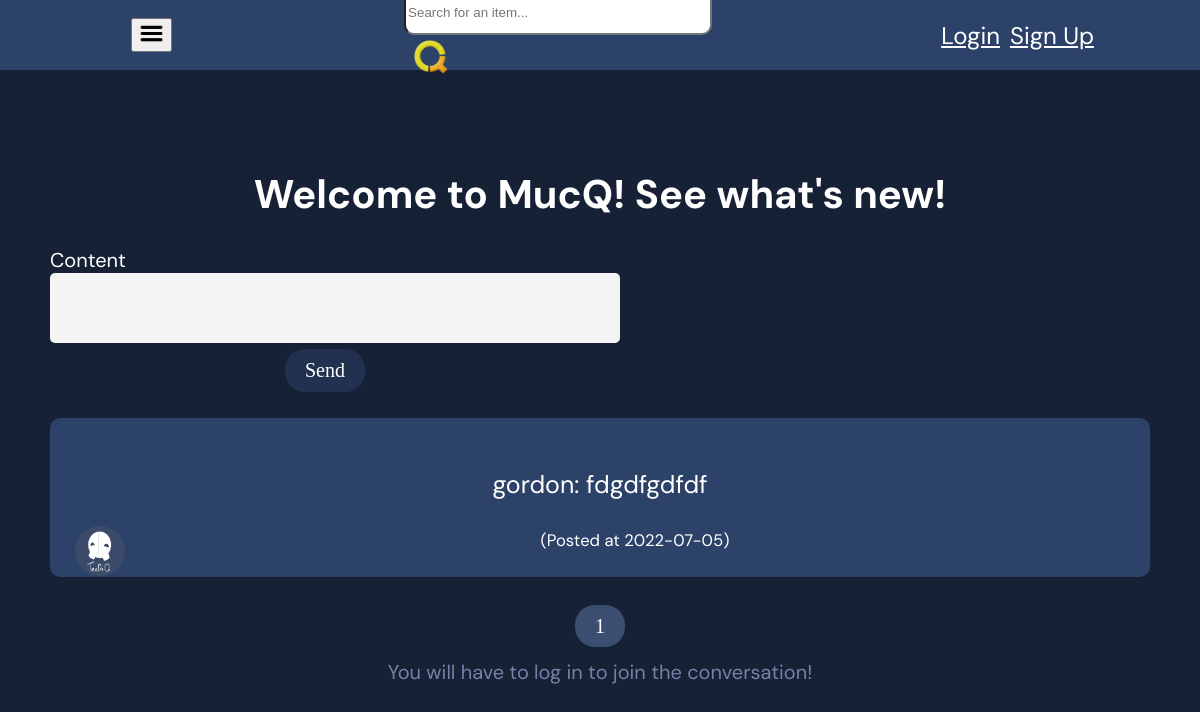
Before: / with the older database file.
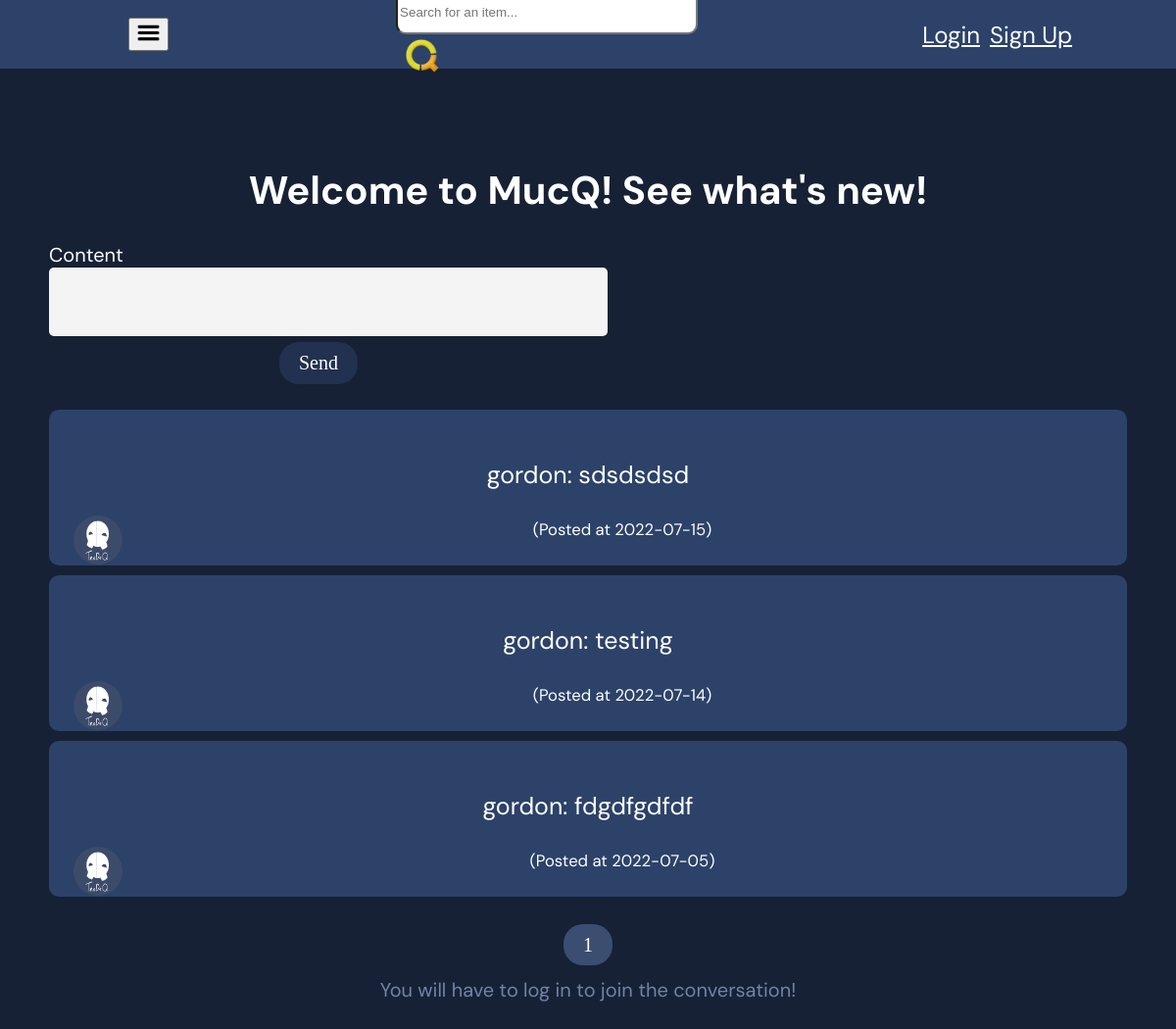
After: the same page with the newer database file.
### mucq/models.py (models this page shows, shortened)
class Post(db.Model):
    id = db.Column(db.Integer, primary_key=True)
    date_posted = db.Column(db.DateTime, nullable=False,
                            default=datetime.utcnow)
    content = db.Column(db.Text, nullable=False)
    user_id = db.Column(db.Integer, db.ForeignKey('user.id'), nullable=False)

class User(db.Model, UserMixin):
    id = db.Column(db.Integer, primary_key=True)
    username = db.Column(db.String(20), unique=True, nullable=False)
    email = db.Column(db.String(120), unique=True, nullable=False)
    image_file = db.Column(db.String(20), nullable=False,
                           default='default.jpg')
    password = db.Column(db.String(60), nullable=False)
    about_me = db.Column(db.Text, nullable=True)
    posts = db.relationship('Post', backref='author', lazy=True)
    products = db.relationship('Products', backref='author', lazy=True)

### mucq/main_folder/routes.py (the view)
@main.route('/', methods=['GET', 'POST'])
def index():
    from mucq.models import Post
    import mucq.posts_folder.forms
    page = request.args.get('page', 1, type=int)
    posts = Post.query.order_by(
        Post.date_posted.desc()).paginate(page=page, per_page=7)
    from mucq.__init__ import db
    form = mucq.posts_folder.forms.PostForm()
    if form.validate_on_submit():
        post = Post(content=form.content.data, author=current_user)
        db.session.add(post)
        db.session.commit()
        flash('Your post has been created!', 'success')
        return redirect(url_for('main.index'))
    return render_template('/main/index.html', posts=posts, form=form)

### mucq/posts_folder/forms.py
class PostForm(FlaskForm):
    content = TextAreaField('Content', validators=[DataRequired()])
    submit = SubmitField('Send')

### mucq/main_folder/forms.py
class SearchForm(FlaskForm):
    searched = StringField('Searched', validators=[DataRequired()])
    submit = SubmitField('Submit')

### mucq/main_folder/routes.py (called while the page is built)
@main.context_processor
def base():
    form = SearchForm()
    return dict(form=form)

### mucq/templates/main/index.html (shortened to what this page needs)
{% extends 'base.html' %} {% block head %} {% endblock %} {% block body %}
<h1 id="mucq_welcome" class="mucq_welcome" lang="zh-Hant">Welcome to MucQ! See what's new!</h1>
{% include '/posts/main_create_post.html' %}
<div class="chat">
  {% for post in posts.items %}
  <div class="post">
    <div class="post-main">
      <p class="post-text">
        <a class="post-username" alink="white" vlink="white" href="#"
          >{{ post.author.username }}</a
        >: {{ post.content }}
      </p>
      <a class="profile-pic-post" href="#"
        ><img
          class="profile-pic-post"
          src="{{ url_for('static', filename='profile_pics/' + post.author.image_file) }}"
          align="left"
          style="margin-right: 20px"
      /></a>
      <small>{{ post.date_posted.strftime('(Posted at %Y-%m-%d)') }}</small>
    </div>
  </div>
  {% endfor %}
  <br />
  {% for page_num in posts.iter_pages(left_edge=1, right_edge=1, left_current=1,
  right_current=1) %} {% if page_num %} {% if posts.page == page_num %}
  <a class="btn-3" href='{{ url_for("main.index", page=page_num) }}'
    >{{page_num}}</a
  >
  {% else %}
  <a class="btn-3" href='{{ url_for("main.index", page=page_num) }}'
    >{{page_num}}</a
  >
  {% endif %} {% else %} ... {% endif %} {% endfor %}
</div>
{% if current_user.is_authenticated %}
{% else %}
<p id="loginReminder" style="color: #7383a6; text-align: center">
  You will have to log in to join the conversation!
</p>
{% endif %}
{% endblock %} {% block title %}Feed{% endblock %}

### mucq/templates/base.html (shortened to what this page needs)
<!DOCTYPE html>
<html>
  <head>
    <link
      rel="stylesheet"
      href="{{ url_for('static', filename='css/style.css') }}"
    />
  </head>
  <body>
    <div class="top-bar" id="topbar">
      <button class="sidebar-button" id="sidebar_button" onclick="toggleSideBar()">
        <img
          class="sidebar-image"
          src="{{ url_for('static', filename='Hamburger_icon.svg.png') }}"
        />
      </button>
      <div class="search-bar">
        <form method="POST" action="{{ url_for('main.search') }}">
          <input
            class="search-bar"
            type="text"
            placeholder="Search for an item..."
            name="searched"
          />
          <button class="search-submit-button" type="submit">
            <img
              src="{{ url_for('static', filename='mucq-logo.png') }}"
              class="logo"
              alt=""
            />
          </button>
        </form>
      </div>
      <nav>
        <nav class="login-sign-up" id="nav">
          {% if current_user.is_authenticated %}
          <a class="navbar-text" href="{{ url_for('users.profile') }}"
            >My Account</a
          >
          <a
            class="logout"
            href="{{ url_for('users.logout') }}"
            alink="white"
            vlink="white"
            id="logout"
            >Logout</a
          >
          {% else %}
          <a
            class="login"
            href="{{ url_for('users.login') }}"
            alink="white"
            vlink="white"
            id="login"
            >Login</a
          >
          <a
            class="signup"
            href="{{ url_for('users.signup') }}"
            alink="white"
            vlink="white"
            id="sign_up"
            >Sign Up</a
          >
          {% endif %}
        </nav>
      </nav>
    </div>
    <br />
    <div class="container">
      <div class="content" id="content">
         {% block body %}{% endblock %}
        <br />
      </div>
    </div>
  </body>
</html>

### mucq/templates/posts/main_create_post.html (shortened to what this page needs)
<div id="create_post" class="create-post-div">
    <form method="POST" action="">
        <div class="form-group create-post">
            <div class="form-group create-post-text">
                {{ form.content.label(class="form-control-label create-post-textarea", id="create_post_content") }}
                {% if form.content.errors %}
                {{ form.content(class="form-control is-invalid") }}
                <div class="invalid-feedback">
                    {% for errors in form.content.errors %}
                        <span>{{ error }}</span>
                    {% endfor %}
                </div>
            {% else %}
                <div class="create-post-submit">
                    {{ form.content(class="form-control") }}
                </div>
            {% endif %}
            </div>
            {{ form.submit(class="btn") }}
        </div>
        <br>
    </form>
</div>

### mucq/static/css/style.css (style rules this page uses)
body { margin: 0px; overflow: auto; background-color: #162135; font-family: "DM Sans", sans-serif; }
.top-bar { align-items: center; transition: 0.1s ease-in-out; display: flex; justify-content: space-around; width: 100%; height: 100%; background-color: #2c4269; padding: 15px; }
.top-bar a:link { color: white; }
.search-bar { border-radius: 10px; display: flex; align-items: center; width: 25vw; height: 5vh; }
.search-submit-button { background-color: transparent; border: none; }
.sidebar-image { width: 25px; height: 25px; }
.logo { height: relative; width: 5vh; height: 5vh; }
.login-sign-up { display: flex; align-items: center; }
.login-sign-up a { font-size: 3vh; top: 50%; margin-left: 5px; margin-right: 5px; }
.create-post-div { box-sizing: border-box; width: 50%; }
.create-post-div .create-post-text { text-align: left; }
.content { border-radius: 7.5px; color: white; padding: 40px; font-size: 20px; height: 100%; margin: 10px; overflow: hidden; margin-top:10px; flex: 1; text-align: center; }
.form-control { padding: 10px; }
.form-control-label { text-align: right; }
.profile-pic-post { width: 50px; height: 50px; position: relative; overflow: hidden; border-radius: 100%; }
.post { background-color: #2c4269; margin-bottom: 10px; border-radius: 10px; }
.post-username { text-decoration: none; color: white; }
.post-main { padding: 25px; }
.post-text { color: white; font-size: 25px; overflow: hidden; }
.btn { border-width: 0px; border-radius: 20px; padding: 10px; font-family: "Podkova", serif; font-size: 20px; background-color: #22314f; color: white; padding-left: 20px; padding-right: 20px; text-decoration: none; }
.btn-3 { border-width: 0px; border-radius: 20px; padding: 10px; font-family: "Podkova", serif; font-size: 20px; background-color: #3b4d70; color: white; padding-left: 20px; padding-right: 20px; text-decoration: none; }
textarea { resize: none; color: black; background-color: #f4f4f4; border: none; border-radius: 5px; width: 100%; height: 50px; }

Changed rows visible on the page:
added Post: author.username "gordon", content "sdsdsdsd", image_file (placeholder picture), date_posted "(Posted at 2022-07-15)"
added Post: author.username "gordon", content "testing", image_file (placeholder picture), date_posted "(Posted at 2022-07-14)"
